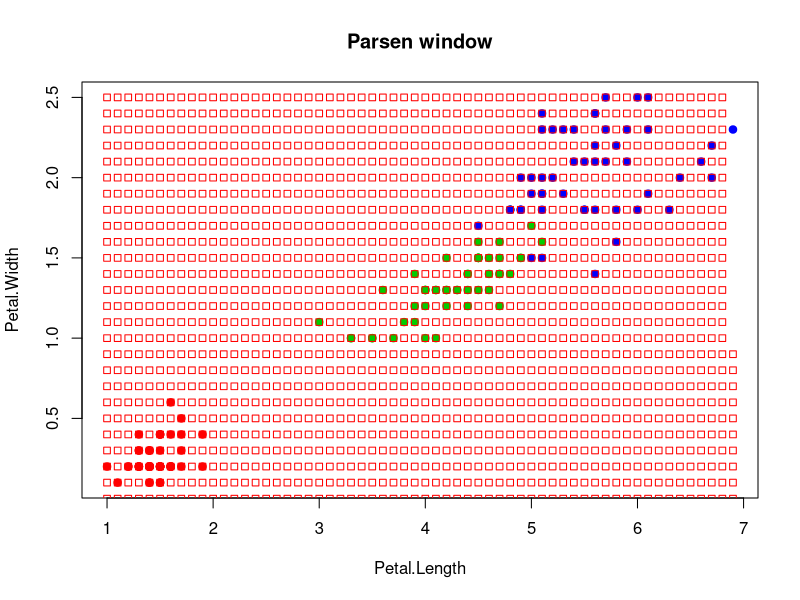

The R script that drew this image: (Note: a time limit stopped this script after it produced the figure.)
euclDistance = function(u,v){
  sqrt(sum((u-v)^2))
}

gaussKer = function(r){
  2*pi^((-1/2)*exp(-1/2*r^2))
}

distance = function(xl,z, metricFunction = euclDistance){
  l = dim(xl)[1]
  n = dim(xl)[2] - 1
  dist = matrix(NA, l, 4)

  for(i in 1:l){
    dist[i, ] = c( metricFunction(xl[i, 1:n], z), xl[i, 1], xl[1, 2],xl[1, 3])
  }
  return (dist)
}

parsenWindow = function(z, xl, h, ker=gaussKer){
  distances = distance(xl, z)
  
  l = dim(distances)[1]
  n = dim(distances)[2] - 1
  
  classes = xl[1:l, n]
  counts = table(classes)
  counts[1:length(counts)] = 0
  
  for (i in 1:l) {
    counts[distances[i,4]] <- counts[distances[i,4]] + ker(distances[i,1]/h)
  }
  
  if(max(counts) != 0){
    class = names(which.max(counts))
    return (class)
  }
  
  return (4)
}

colors = c("setosa" = "red", "versicolor" = "green3", "virginica" = "blue")
plot(iris[, 3:4], pch = 21, bg = colors[iris$Species],
     col = colors[iris$Species], main="Parsen window")

xl = iris[,3:5];


for (x in seq(1, 7, 0.1)){
  for (y in seq(0, 2.5, 0.1)){
    z = c(x, y)
    class = parsenWindow(z, xl, h=0.2)
    points(z[1], z[2], pch = 22, col = colors[class])
  }
}
